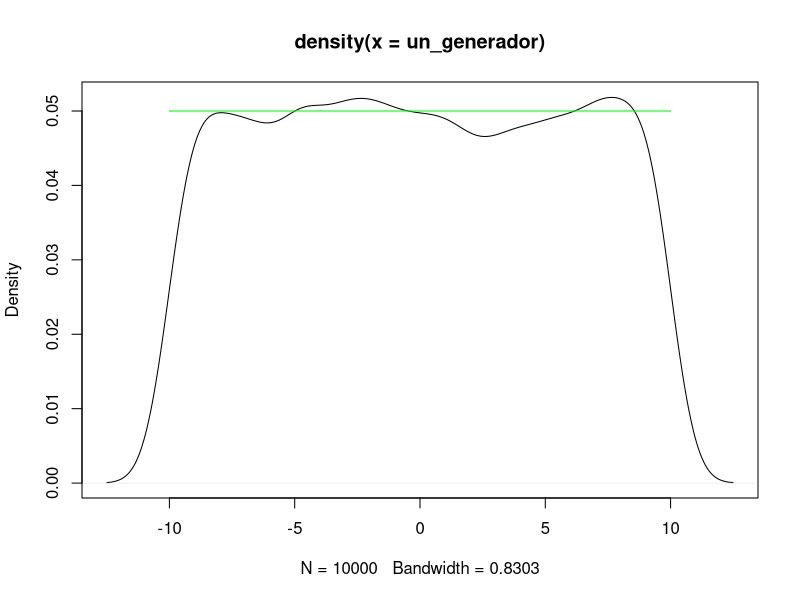

This chart was generated by the following R code:

## 1. Muestra que la función runif produce una distribución uniforme que coincide con la teórica
## 2. Muestra que rt genera distribuciones t que coinciden con la teórica
## 3. Muestra que rf genera distribuciones F que coinciden con la teórica
## 4. Muestra que rchisq genera distribuciones chisq que coinciden con la teórica
## 5. Muestra como el valor empírico y el teórico se aproximan al aumentar el n en el caso de tirar 5 dados
##	y que salga el 1.

set.seed(1)

## 1 
x <- seq(-10, 10, .1)
un_generador <- runif (10000,-10,10)


uniform <- function (x) {
	dens_vec <- c()
	for(i in 1:length(x)) {
		dens_vec[i] <- 1/(max(x)-min(x))
	}
	return(dens_vec)
}
un_eq <- uniform(x)
	
d <- density(un_generador) 
plot(d) # plot d
lines(un_eq~x, col="green")





## 5
dbinom(1,5,(1/6))




## 
